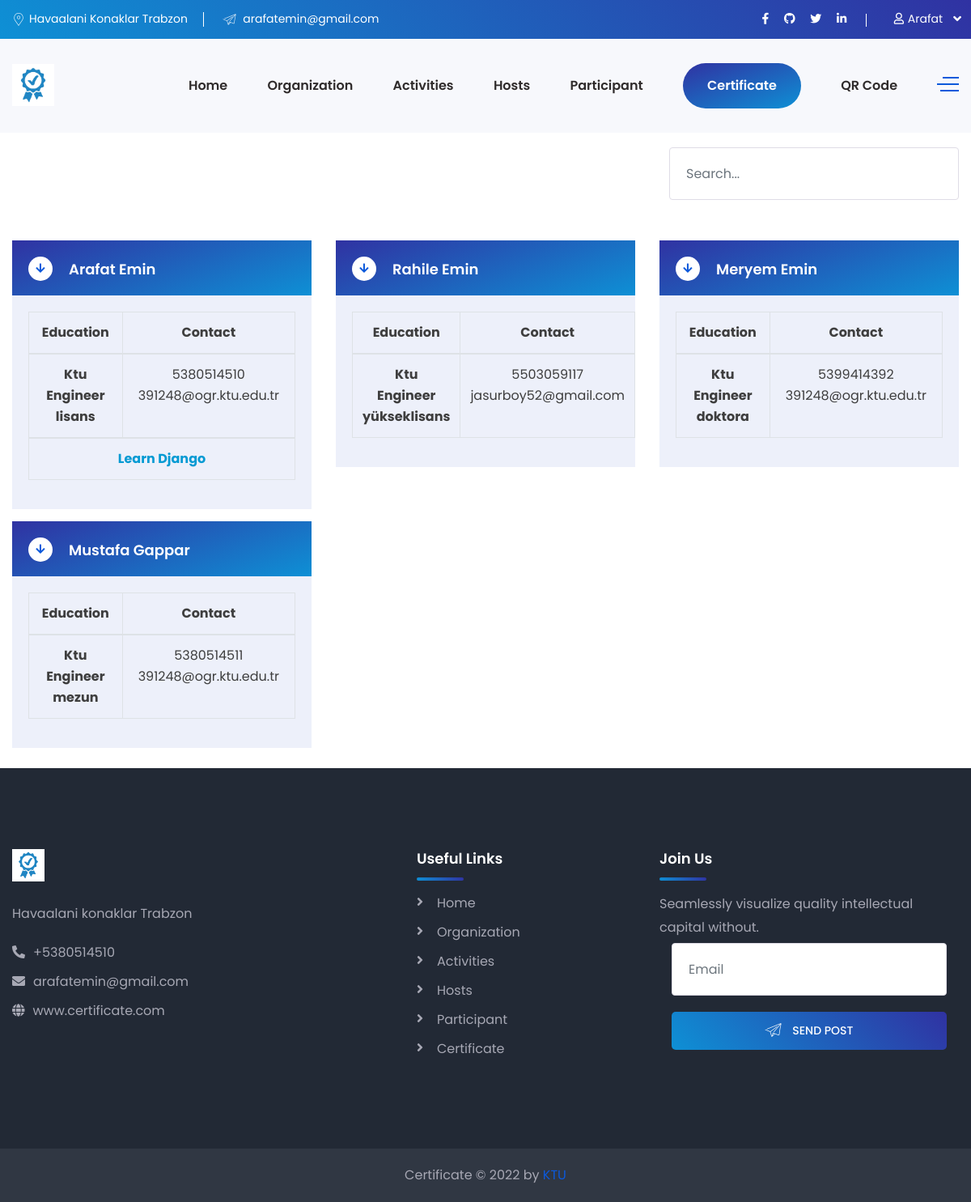
The page /certificalar (signed in) on the database its author committed.
### Certificate/models.py (models this page shows, shortened)
class Participant(models.Model):
    name = models.CharField(max_length=64, null=False, blank=False)
    surname = models.CharField(max_length=64, null=False, blank=False)
    activity_name = models.ManyToManyField('Activity', )
    university = models.CharField(max_length=64, null=False, blank=False)
    department = models.CharField(max_length=64, null=False, blank=False)
    edu_deg = models.CharField(max_length=64, blank=False, null=False, choices=level_of_education)
    phone_number = models.CharField(max_length=11, blank=False, null=False)
    email = models.EmailField(max_length=32, blank=False, null=False)

class Certificate(models.Model):
    INACTIVE = 0
    ACTIVE = 1
    STATUS = (
        (INACTIVE, ('Inactive')),
        (ACTIVE, ('Active')),
    )
    cer_code = models.AutoField(primary_key=True, verbose_name="certificate ID")
    cer_name = models.CharField(max_length=64, null=False, blank=False)
    cer_deg = models.CharField(max_length=64, blank=False, null=False, choices=type_of_certificate)
    active = models.IntegerField(default=0, blank=True, null=True, choices=STATUS)
    cer_description = models.TextField()
    organisation_name = models.ForeignKey(Organization, on_delete=models.CASCADE, null=False, blank=False)
    participant_name = models.ForeignKey(Participant, on_delete=models.CASCADE, null=False, blank=False)
    host_name = models.ManyToManyField('Host', )
    activity_name = models.ForeignKey(Activity, on_delete=models.CASCADE, null=True, blank=True)
    class Meta:
        ordering = ["cer_name"]

class Activity(models.Model):
    org_name                = models.ManyToManyField('Organization')
    activity_name           = models.CharField(max_length=64, null=False, blank=False)
    activity_image          = models.ImageField(upload_to='activity', blank=True, null=True)
    active                  = models.BooleanField()
    address                 = models.TextField()
    description             = models.TextField()
    starttime               = models.DateTimeField(auto_now_add=False)
    endtime                 = models.DateTimeField(auto_now_add=False)
    slug                    = models.SlugField(null=False, blank=True, unique=True, db_index=True, editable=False)
    def __str__(self):
        return self.activity_name
    class Meta:
        ordering = ["-starttime"]

### Certificate/decorators.py (the view)
        def wrapper_func(request, *args, **kwargs):
            group = None
            if request.user.groups.exists():
                group = request.user.groups.all()[0].name
            if group in allowed_roles:
                return view_func(request, *args, **kwargs)
            else:
                return redirect('decorator')

### users/templates/certificalar.html (shortened to what this page needs)
{% extends 'base.html' %}
{% load static %}
{% block content %}
    <body>
    <section class="request-a-call-back pdt-10 pdb-10" data-background="img/bg/6.html">
        <div class="container">
            <div class="row">
            <div class="col-lg-12" style="margin-bottom: 50px">
                    <div class="faq-block">
                        <div class="accordion">
                            <div class="header-searchbox-style-two d-none d-xl-block" >
                                <div class="show-searchbox">
                                    <form>
                                        <div>
                                            <input type="text" name="keyword" class="form-control"  placeholder="Search..." >
                                        </div>
                                    </form>
                                </div>
                            </div>
                        </div>
                    </div>
                </div>
            {% if participants %}
                {% for participant in participants %}
                    <div class="col-lg-4">
                        <div class="faq-block">
                            <div class="accordion">
                                <div class="accordion-item">
                                    <div class="accordion-header active">
                                        <h5 class="title">{{ participant.name }} {{ participant.surname }}</h5>
                                        <span class="fas fa-arrow-right"></span>
                                    </div>
                                    <div class="accordion-body">
                                        <table class="table table-bordered">
                                            <thead>
                                            <tr style="text-align: center">
                                                <th scope="col">Education</th>
                                                <th scope="col">Contact</th>
                                            </tr>
                                            </thead>
                                            <tbody>
                                            <tr style="text-align: center">
                                                <th rowspan="3">{{ participant.university }}<br> {{ participant.department }}
                                                    <br> {{ participant.edu_deg }}</th>
                                                <td rowspan="2">{{ participant.phone_number }}
                                                    <br> {{ participant.email }}</td>
                                            </tr>
                                            </tbody>
                                            <tbody>
                                            {% for certificate in certificates %}
                                                {% for activity in activities %}
                                                    {% for act in participant.activity_name.all %}
                                                        {% if certificate.participant_name.name == participant.name and activity.id == certificate.activity_name.id and act.id == certificate.activity_name.id %}
                                                            <tr style="text-align: center">
                                                                <th colspan="3">
                                                                    <a href="{% url 'certificate' certificate.cer_code %}">{{ certificate.activity_name }}</a>
                                                            </tr>
                                                        {% endif %}
                                                    {% endfor %}
                                                {% endfor %}
                                            {% endfor %}
                                            </tbody>
                                        </table>
                                    </div>
                                </div>
                            </div>
                        </div>
                    </div>
                {% endfor %}
            {% endif %}
        </div>
    </section>
    </body>
{% endblock %}

### templates/base.html (shortened to what this page needs)
{% load static %}
<!DOCTYPE html>
<html lang="en">
<head>
    <link rel="stylesheet" href="{% static 'css/style.css' %}">
    <link rel="stylesheet" href="{% static 'css/responsive.css' %}">
</head>
<header class="header-style-two">
    <div class="header-wrapper">
        <div class="header-top-area bg-gradient-color d-none d-lg-block">
            <div class="container">
                <div class="row">
                    <div class="col-lg-6 header-top-left-part">
                        <span class="address"><i class="webexflaticon flaticon-placeholder-1"></i>Havaalani Konaklar Trabzon</span>
                        <span class="phone"><i class="webexflaticon flaticon-send"></i> arafatemin@gmail.com</span>
                    </div>
                    <div class="col-lg-6 header-top-right-part text-right">
                        <ul class="social-links">
                            <li><a href="https://www.facebook.com/" target="_blank"><i
                                    class="fab fa-facebook-f"></i></a></li>
                            <li><a href="https://github.com/AERBATI-61" target="_blank"><i
                                    class="fab fa-github"></i></a></li>
                            <li><a href="https://twitter.com/" target="_blank"><i class="fab fa-twitter"></i></a></li>
                            <li><a href="https://www.linkedin.com/feed/" target="_blank"><i
                                    class="fab fa-linkedin-in"></i></a></li>
                        </ul>
                        <div class="language">
                            {% if user.is_authenticated %}
                                <a class="language-btn" href="#"><i class="fas fa-user"
                                                                    style="margin: 0.3rem"></i>{{ user|truncatechars:6 }}
                                </a>
                            {% else %}
                                <a class="language-btn" href="{% url 'login' %}"><i class="fas fa-user"
                                                                                    style="margin: 0.3rem"></i>User</a>
                            {% endif %}
                        </div>
                    </div>
                </div>
            </div>
        </div>
        <div class="header-navigation-area two-layers-header header-middlee bt_stick bt_sticky">
            <div class="container">
                <div class="row">
                    <div class="col-md-12">
                        <a class="navbar-brand logo f-left mrt-10 mrt-md-0" href="{% url 'index' %}">
                            <img id="logo-image" class="img-center" src="{% static 'images/certificat.jpg' %}" alt="">
                        </a>
                        <div class="header-searchbox-style-two d-none d-xl-block">
                            <div class="side-panel side-panel-trigger text-right d-none d-lg-block">
                                <span class="bar1"></span>
                                <span class="bar2"></span>
                                <span class="bar3"></span>
                            </div>
                        </div>
                        <div class="main-menu f-right degistirecem">
                            <nav id="mobile-menu-right">
                                <ul id="menu">
                                    <li><a href="{% url 'index' %}">Home</a></li>
                                    <li><a href="{% url 'organizations' %}">Organization</a></li>
                                    <li><a href="{% url 'activity' %}">Activities</a></li>
                                    <li><a href="{% url 'hosts' %}">Hosts</a></li>
                                    <li><a href="{% url 'participants' %}">Participant</a></li>
                                    {% if request.user.is_staff %}
                                        <li><a href="{% url 'certificalar' %}">Certificate</a></li>
                                    {% endif %}
                                    {% if request.user.is_staff %}
                                        <li><a href="{% url 'qr' %}">QR Code</a></li>
                                    {% endif %}
                                </ul>
                            </nav>
                        </div>
                    </div>
                </div>
            </div>
        </div>
    </div>
</header>
{% block content %}
{% endblock %}
<footer class="footer">
    <div class="footer-main-area" data-background="images/footer-bg.png">
        <div class="container">
            <div class="row">
                <div class="col-xl-5 col-lg-6 col-md-6">
                    <div class="widget footer-widget">
                        <a class="mrb-20" href="{% url 'index' %}">
                            <img width="40" height="40" id="logo-image" class="img-center"
                                 src="{% static 'images/certificat.jpg' %}" alt="">
                        </a><br> <br>
                        <address class="mrb-25">
                            <p class="text-light-gray">Havaalani konaklar Trabzon</p>
                            <div class="mrb-10"><a href="#" class="text-light-gray"><i
                                    class="fas fa-phone-alt mrr-10"></i>+5380514510</a></div>
                            <div class="mrb-10"><a href="#" class="text-light-gray"><i
                                    class="fas fa-envelope mrr-10"></i>arafatemin@gmail.com</a></div>
                            <div class="mrb-0"><a href="#" class="text-light-gray"><i class="fas fa-globe mrr-10"></i>www.certificate.com</a>
                            </div>
                        </address>
                    </div>
                </div>
                <div class="col-xl-3 col-lg-6 col-md-6">
                    <div class="widget footer-widget ">
                        <div>
                            <h5 class="widget-title text-white mrb-30">Useful Links</h5>
                            <ul class="footer-widget-list">
                                <li><a href="{% url 'index' %}">Home</a></li>
                                <li><a href="{% url 'organizations' %}">Organization</a></li>
                                <li><a href="{% url 'activity' %}">Activities</a></li>
                                <li><a href="{% url 'hosts' %}">Hosts</a></li>
                                <li><a href="{% url 'participants' %}">Participant</a></li>
                                {% if request.user.is_staff %}
                                    <li><a href="{% url 'certificalar' %}">Certificate</a></li>
                                {% endif %}
                            </ul>
                        </div>
                    </div>
                </div>
                <div class="col-xl-4 col-lg-6 col-md-6">
                    <div class="widget footer-widget">
                        <h5 class="widget-title text-white mrb-30">Join Us</h5>
                        <p class="text-light-gray mb-1">Seamlessly visualize quality intellectual capital without.</p>
                        <form action="{% url 'contactview' %}" method="post">
                            <div class="col-lg-12">
                                <div>
                                    <input type="email" name="email" required placeholder="Email"
                                           class="form-control">
                                </div>
                            </div>
                            <div class="col-lg-12 ">
                                <div class=" mrb-0">
                                    <button type="submit"
                                            class="cs-btn-one btn-gradient-color btn-sm has-icon mrt-20 btn-block"><i
                                            class="webexflaticon flaticon-send"></i>
                                        Send Post
                                    </button>
                                </div>
                            </div>
                        </form>
                    </div>
                </div>
            </div>
        </div>
    </div>
    <div class="footer-bottom-area">
        <div class="container">
            <div class="row">
                <div class="col-xl-12">
                    <div class="text-center">
                        <span class="text-light-gray">Certificate © 2022 by <a class="text-primary-color"
                                                                               target="_blank"
                                                                               href="https://www.ktu.edu.tr/">KTU</a></span>
                    </div>
                </div>
            </div>
        </div>
    </div>
</footer>

### rows shown on the page
Participant: name "Arafat", surname "Emin", university "Ktu", department "Engineer", edu_deg "lisans", phone_number "5380514510", email "391248@ogr.ktu.edu.tr"
Certificate: activity_name "Learn Django"
Participant: name "Rahile", surname "Emin", university "Ktu", department "Engineer", edu_deg "yükseklisans", phone_number "5503059117", email "jasurboy52@gmail.com"
Participant: name "Meryem", surname "Emin", university "Ktu", department "Engineer", edu_deg "doktora", phone_number "5399414392", email "391248@ogr.ktu.edu.tr"
Participant: name "Mustafa", surname "Gappar", university "Ktu", department "Engineer", edu_deg "mezun", phone_number "5380514511", email "391248@ogr.ktu.edu.tr"

### other values the page prints
{{ user|truncatechars:6 }} "Arafat"
